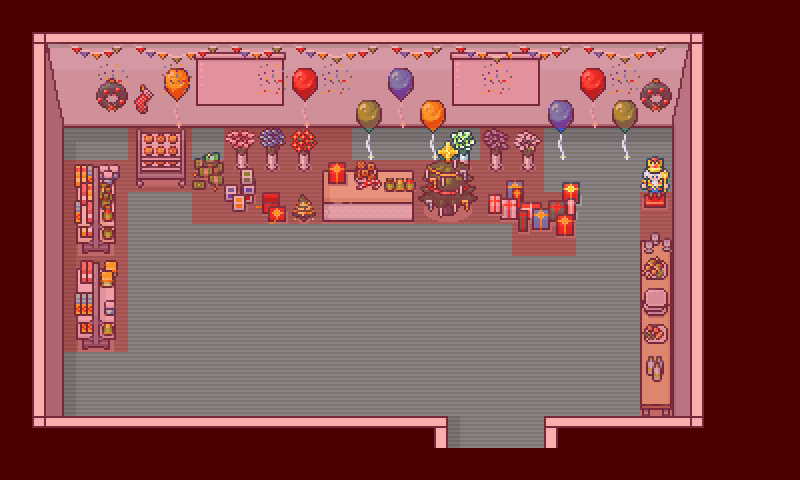

Tiled map render using the project's own tile images. Description and the map definition, with tile-layer contents summarised, below:
An orthogonal 25x15 tile map with 32x32 px tiles, 10 tile layers (wall, Windows, Floor, Table, ...), 1 hidden layer not drawn, 5 tilesets and 2 objects (player, npc5).

<map version="1.10" tiledversion="1.11.2" orientation="orthogonal" renderorder="right-down" width="25" height="15" tilewidth="32" tileheight="32" infinite="0" nextlayerid="13" nextobjectid="3">
 <editorsettings>
  <export target="../public/party_map.json" format="json" />
 </editorsettings>
 <tileset firstgid="1" name="party room" tilewidth="32" tileheight="32" tilecount="110" columns="11">
  <image source="../public/map_2.png" width="352" height="320" />
 </tileset>
 <tileset firstgid="111" name="Interiors_32x32" tilewidth="32" tileheight="32" tilecount="17024" columns="16">
  <image source="../IMG/map resource/Interiors_32x32.png" width="512" height="34048" />
 </tileset>
 <tileset firstgid="17135" source="Modern_Office_32x32.tsx" />
 <tileset firstgid="17983" source="Office_walls_floors_32x32.tsx" />
 <tileset firstgid="18175" source="Interiors_32x32.tsx" />
 <layer id="10" name="Black" width="25" height="15" visible="0">
  <data>[375 cells, 273 non-empty, 1 distinct tile ids]</data>
 </layer>
 <layer id="1" name="wall" width="25" height="15">
  <data>[375 cells, 99 non-empty, 37 distinct tile ids]</data>
 </layer>
 <layer id="5" name="Windows" width="25" height="15">
  <data>[375 cells, 60 non-empty, 6 distinct tile ids]</data>
 </layer>
 <layer id="2" name="Floor" width="25" height="15">
  <data>[375 cells, 174 non-empty, 17 distinct tile ids]</data>
 </layer>
 <layer id="4" name="Table" width="25" height="15">
  <data>[375 cells, 6 non-empty, 6 distinct tile ids]</data>
 </layer>
 <layer id="8" name="white board" width="25" height="15">
  <data>[375 cells, 18 non-empty, 9 distinct tile ids]</data>
 </layer>
 <layer id="9" name="decoration4" width="25" height="15">
  <data>[375 cells, 23 non-empty, 15 distinct tile ids]</data>
 </layer>
 <layer id="3" name="decoration" width="25" height="15">
  <data>[375 cells, 46 non-empty, 27 distinct tile ids]</data>
 </layer>
 <layer id="6" name="decoration2" width="25" height="15">
  <data>[375 cells, 17 non-empty, 17 distinct tile ids]</data>
 </layer>
 <layer id="7" name="decoration3" width="25" height="15">
  <data>[375 cells, 36 non-empty, 34 distinct tile ids]</data>
 </layer>
 <layer id="12" name="Collision" width="25" height="15">
  <data>[375 cells, 255 non-empty, 1 distinct tile ids]</data>
 </layer>
 <objectgroup id="11" name="Players">
  <object id="1" name="player" x="436.8" y="393.6">
   <point />
  </object>
  <object id="2" name="npc5" x="363.2" y="227.2">
   <point />
  </object>
 </objectgroup>
</map>
